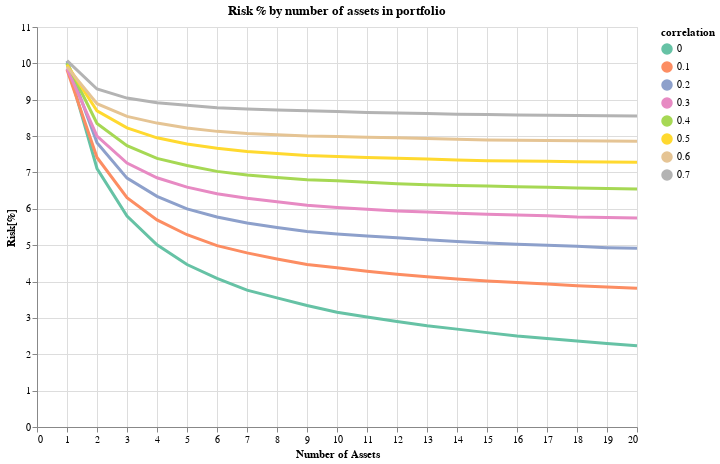

Notebook cell for this chart:
### Code cell
plot_risk_level(simulated_data, 10)

### Figure 1 — Vega-Lite specification as saved in the notebook (floating-point values rounded to 4 significant figures; data arrays with more than 128 entries replaced by an {"elided": "..."} marker saying what was removed)
{"config": {"view": {"continuousWidth": 300, "continuousHeight": 300}}, "layer": [{"mark": {"type": "circle"}, "encoding": {"color": {"field": "correlation", "scale": {"scheme": "set2"}, "type": "nominal"}, "opacity": {"value": 0}, "x": {"axis": {"title": "Number of Assets"}, "field": "num_assets", "type": "quantitative"}, "y": {"axis": {"title": "Risk[%]"}, "field": "risk", "type": "quantitative"}}, "name": "view_1", "title": "Risk % by number of assets in portfolio"}, {"mark": {"type": "line"}, "encoding": {"color": {"field": "correlation", "scale": {"scheme": "set2"}, "type": "nominal"}, "size": {"condition": {"test": {"not": {"param": "param_5"}}, "value": 1}, "value": 3}, "tooltip": [{"field": "correlation", "type": "quantitative"}], "x": {"axis": {"title": "Number of Assets"}, "field": "num_assets", "type": "quantitative"}, "y": {"axis": {"title": "Risk[%]"}, "field": "risk", "type": "quantitative"}}}], "data": {"name": "data-5456ebf53aee55e87a2c8d7b2f2ab09e"}, "height": 400, "params": [{"name": "param_5", "select": {"type": "point", "fields": ["correlation"], "nearest": true, "on": "mouseover"}, "views": ["view_1"]}], "width": 600, "$schema": "https://vega.github.io/schema/vega-lite/v5.15.1.json", "datasets": {"data-5456ebf53aee55e87a2c8d7b2f2ab09e": {"elided": "160 records"}}}
